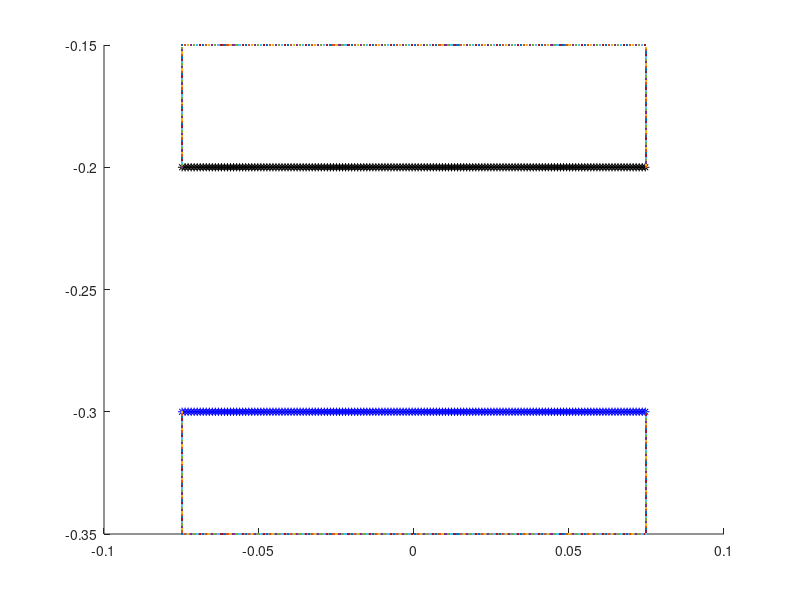

Reproduce this figure in MATLAB. (Note: this script raises an error after producing the figure.)
%% V5.2

%% 3/29 TS notes: 

close all
clear all
close all


%% In update_target_point_positions, changed R2 to 0.177 (From graph).
% Same in update_target_point_positions_peri


%% 
L = 1;                              % length of computational domain (m)
N = 512;                            % number of Cartesian grid meshwidths at the finest level of the AMR grid
dx = L/N;                           % Cartesian mesh width (m)
ds = L/(2*N);                       % space between boundary points in straight tube

%%%%%%%%%%%%%%%%%%%%%%%%%%%%%%%%%%%%%%%%%%%%%%%%%%%
%%%%%%%%%%%%%%%%%%%%%%%%%%%%%%%%%%%%%%%%%%%%%%%%%%%
%Parameters for the racetrack

Let = 1.34*0.1;                          % Length of elastic tube (m) scaled wrt to diameter of heart
% V5 TS. Nick's Heart_Tube.m code uses a fraction of the length of the tube to determine
% the number of rigid points on each end of elastic section. Made changes
% to use the same number he's using (can output these numbers from his code). 
Nend = 8
% Nend = 10;                           % Number of rigid points on each end of elastic section
Lt = Let+2*Nend*ds;                 % Length of main tube straight section with Nend rigid points on each end



% main tube
diameter = 0.1;                     % diameter of the main tube (scaling factor for everything else)
R2 = 0.1;                           % radius of inner wall
R1 = R2+diameter;                   % radius of outer wall

%Uppermost branch
diamTop = diameter*(0.0206/0.0442);		%diameter of the uppermost branch
LtTop = Lt+2*(diameter-diamTop); %length of the straight parts for the upper section
R1Top = R2 + diamTop;		%radius of outer wall for upper section

%bottom branch
diamBot = diameter*(0.0158/0.0442);
R2Bot = 1/2*(diamBot);


Ls = 2*R2+3*diamBot;			%length of the straight outer side walls


Nstraight = 2*ceil(Lt/ds)          % number of points along each shorter straight section (top+bottom)
NstraightBranch = 2*ceil(LtTop/ds);	% number of points along longer straight sections
NstraightSide = 2*ceil(Ls/ds);	%number of points along each straight (vertical)  outer side section
Ncurve = 2*ceil(pi*R1/ds);          % number of points along a circle of diameter R1. 
                                       %Will use fractions of this number
                                       %to draw points for curved sections
%%NcurveSmall = 2*ceil(pi*R2Bot/ds)    %number of points along a circle of diameter R2Bot (small)


Nrace = (1/2)*Nstraight+4*Ncurve + (3/2)*NstraightBranch + NstraightSide; %+NcurveSmall % number of points making up the racetrack part. More added later in code

%For Nrace: (1/2)*Nstraight = one straight section of length Lt,
%Nstraight/2 each
    % 4*Ncurve = 6 semi circles and 4 quarter circles = 4 circles, Ncurve
    % each
    %(3/2)*NstraightBranch = 3 straight sections of length Ls,
    %NstraightBranch/2 each.
    % NstraightSide = 2 straight (vertical) sections, NstraightSide/2 each.
    %Ncurve small = points for 1 cirle of radius R2Bot
    

dthetaHalf = pi/(Ncurve/2);             % angle increment for drawing curved edges (for a semi circle)
dthetaQuart = (pi/2)/(Ncurve/4);             % angle increment for drawing curved edges (for a quarter of a circle)


mesh_name = 'heart_';               % structure name


centery = -0.1;                        % y-position of center of curved sections in the lower area
centeryMid = centery+R2+(3)*R2Bot; %y-position of the center of the curved sections in the middle area
centeryTop = centeryMid+3*R2Bot +R2;	%y-position of center of curved sections in the upper area
centerx1 = -0.5*Lt;                 % x-position of center of left curved section of main tube
centerx2 = 0.5*Lt;                  % x-position of center of right curved section of main tube
centerx1Top = -0.5*LtTop;   %shifting of upper branch center of left cuved section
centerx2Top = 0.5*LtTop ; %shifting of uppder branch center of right curved section

%Note: more parameters for middle section added later in the code. Includes
%adding more points to Nrace

%%%%%%%%%%%%%%%%%%%%%%%%%%%%%%%%%%%%%%%%%%%%%%%%%%%%%%%%%%
%%%%%%%%%%%%%%%%%%%%%%%%%%%%%%%%%%%%%%%%%%%%%%%%%%%%%%%%%
% Parameters for the pericardium
Dp = 2*diameter;                    %diameter of the pericardium
Nperi = 2*ceil((Dp-diameter)/ds);  % number of boundary points along the sides of the pericardium
Nperitot = Nperi + Nstraight;       % total number of pericardium points

%%%%%%%%%%%%%%%%%%%%%%%%%%%%%%%%%%%%%%%%%%%%%%%%%%%%%%%%%%
%%%%%%%%%%%%%%%%%%%%%%%%%%%%%%%%%%%%%%%%%%%%%%%%%%%%%%%%%
% Parameters for the actuator
La = 0.04;                          % length of the actuator section
NLa = ceil(La/ds);                  % number of points along each actuator
Ca = 0.25*Lt;                       % center of the actuator section
NCa = ceil(ceil(Nstraight/2)*Ca/Lt); % index of the center point
Na1 = NCa - ceil(NLa/2);            % index of the starting point with respect to the elastic section
Na2 = Na1+NLa-1;                    % index of the ending point with respect to the elastic section

%%%%%%%%%%%%%%%%%%%%%%%%%%%%%%%%%%%%%%%%%%%
%%%%%%%%%%%%%%%%%%%%%%%%%%%%%%%%%%%%%%%%%%%

% Parameters for peristalsis
Lnperi = 0.005;                          % length of the end of the flexible tube without peristalsis (modified from 0.05)
Lperi = Lt-2*Lnperi;                      % length of the peristalsis section of tube
Nperist = ceil(Lperi/ds);                 % number of peristaltic points on top or bottom of tube
NCent = ceil(Nstraight/4);                 %index of center of elastic tube
Nperi1 = NCent-ceil(0.5*Nperist);           % index of the starting point with respect to the elastic section
Nperi2 = Nperi1+Nperist-1;                  %index of the ending point with respect to the elastic section

%%%%%%%%%%%%%%%%%%%%%%%%%%%%%%%%%%%%%%%%%%%%%%%%%%%%%%%%%%
%%%%%%%%%%%%%%%%%%%%%%%%%%%%%%%%%%%%%%%%%%%%%%%%%%%%%%%%%
% Parameters for the prescribed peristalsis
Lap = Let*0.75;                          % length of the actuator section
NLap = ceil(Lap/ds);                  % number of points along each actuator
Cap = 0.5*Lt;                       % center of the actuator section
NCap = ceil(ceil(Nstraight/2)*Cap/Lt); % index of the center point
Na1p = NCap - ceil(NLap/2);            % index of the starting point with respect to the elastic section
Na2p = Na1p+NLap-1;                    % index of the ending point with respect to the elastic section

%%%%%%%%%%%%%%%%%%%%%%%%%%%%%%%%%%%%%%%%%%%
%%%%%%%%%%%%%%%%%%%%%%%%%%%%%%%%%%%%%%%%%%%
% parameters for markers
Nmarkersx = 11;                     %number of columns of markers
Nmarkersy = 11;                     %number of markers in each column
Nmarkers=Nmarkersx*Nmarkersy       %total number of markers
dmx = Let/(Nmarkersx-1);            %space between markers in x-direction
dmy = diameter/(Nmarkersy-1);       %space between markers in y-direction

%%%%%%%%%%%%%%%%%%%%%%%%%%%%%%%%%%%%%%%%%%%
%%%%%%%%%%%%%%%%%%%%%%%%%%%%%%%%%%%%%%%%%%%
%% material parameters
kappa_spring = 1.0e-1;               % spring constant (Newton)
kappa_beam = 1.0e-1;                 % beam stiffness constant (Newton m^2)
kappa_target = 2.0e0*15;        % target point penalty spring constant (Newton)
Fmag = kappa_spring;                % this is my best guess at a reasonable applied force
phase = 0;                      %initial phase of the oscillating force, where F=Fmag*phase and phase = (1+sin(2*pi*f*t-pi/2));
%%
%%%%%%%%%%%%%%%%%%%%%%%%%%%%%%%%%%%%%%%%%%%%%%%%%%%%%%%%%%%%%%%%%%%%%%%%%%%%%%%%
%%%%%%%%%%%%%%%%%%%%%%%%%%%%%%
% Make the elastic section of the tube
% Write out the vertex information

vertex_fid = fopen([mesh_name 'tube_' num2str(N) '.vertex'], 'w');
fprintf(vertex_fid, '%d\n', Nstraight);

figure
hold on
n = 0;
p = 0;

%bot part
for i=1:ceil(Nstraight/2),
    ybot = centery-R1;
    xbot = -Lt/2+(i-1)*ds;
    fprintf(vertex_fid, '%1.16e %1.16e\n', xbot, ybot);
    plot(xbot,ybot,'b*')
     n = n+1; 
end

%bottom part
for i=ceil(Nstraight/2)+1:Nstraight,
    ytop = centery-R2;
    xtop = -Lt/2+(i-ceil(Nstraight/2)-1)*ds;
    fprintf(vertex_fid, '%1.16e %1.16e\n', xtop, ytop);
    plot(xtop,ytop,'k*')
     p = p+1;
end
p
n


fclose(vertex_fid);

%%%%%%%%%%%%%%%%%%%%%%%%%%%%%%%%%%%%%%%%%%%%%%%%%%%%%%%%%%%%%%%%%%%%%%%%%%%%%%%%
%%%%%%%%%%%%%%%%%%%%%%%%%%%%%%
% Make markers as vertices with no material properties

vertex_fid = fopen(['markers_' num2str(N) '.vertex'], 'w');
fprintf(vertex_fid, '%d\n', Nmarkers);

%top part
for i=0:Nmarkersx-1,
    for j=0:Nmarkersy-1,
        y = centery-R2-j*dmy;
        x = -Let/2+i*dmx;
    fprintf(vertex_fid, '%1.16e %1.16e\n', x, y);
    %plot(x,y)
    end
end
%fclose(vertex_fid)

%%%%%%%%%%%%%%%%%%%%%%%%%%%%%%%%%%%%%%%%%%%%%%%%%%%%%%%%%%%%%%%%%%%%%%%%%%%%%%%%
%%%%%%%%%%%%%%%%%%%%%%%%%%%%%%
% actuator part
% Write out the vertex information

%top part
% vertex_fid = fopen(['actuator_top_' num2str(N) '.vertex'], 'w');
% fprintf(vertex_fid, '%d\n', NLa);
% 
% for i=Na1:Na2,
%     ytop = centery-R2;
%     xtop = -Lt/2+i*ds;
%     fprintf(vertex_fid, '%1.16e %1.16e\n', xtop, ytop);
%     plot(xtop,ytop);
% end
% fclose(vertex_fid);
% 
% %bottom part
% vertex_fid = fopen(['actuator_bot_' num2str(N) '.vertex'], 'w');
% fprintf(vertex_fid, '%d\n', NLa);
% 
% for i=Na1:Na2,
%     ybot = centery-R1;
%     xbot = -Lt/2+i*ds;
%     fprintf(vertex_fid, '%1.16e %1.16e\n', xbot, ybot);
%      plot(xbot,ybot);
% end
% fclose(vertex_fid);

%%%%%%%%%%%%%%%%%%%%%%%%%%%%%%%%%%%%%%%%%%%%%%%%%%%%%%%%%%%%%%%%%%%%%%%%%%%%%%%
%%%%%%%%%%%%%%%%%%%%%%%%%%%%%
% valveless pumping applied force
% Use either the target point actuator or the applied force, but not both.
% Write out the vertex information

% vertex_fid = fopen(['vp_aforce_' num2str(N) '.vertex'], 'w');
% fprintf(vertex_fid, '%d\n', 2*NLa);
% 
% %top points
% for i=Na1:Na2,
%     ytop = centery-R2;
%     xtop = -Lt/2+i*ds;
%     fprintf(vertex_fid, '%1.16e %1.16e\n', xtop, ytop);
%      plot(xtop,ytop);
% end
% 
% %bottom points
% for i=Na1:Na2,
%     ybot = centery-R1;
%     xbot = -Lt/2+i*ds;
%     fprintf(vertex_fid, '%1.16e %1.16e\n', xbot, ybot);
%      plot(xbot,ybot);
% end
% fclose(vertex_fid);

%%%%%%%%%%%%%%%%%%%%%%%%%%%%%%%%%%%%%%%%%%%%%%%%%%%%%%%%%%%%%%%%%%%%%%%%%%%%%%%%
%%%%%%%%%%%%%%%%%%%%%%%%%%%%%%
% peristalsis applied force
% Use either the target point actuator or the applied force, but not both.
% Write out the vertex information

% vertex_fid = fopen(['peri_aforce_' num2str(N) '.vertex'], 'w');
% fprintf(vertex_fid, '%d\n', 2*Nperist);
% 
% %top points
% for i=Nperi1:Nperi2,
%     ytop = centery-R2;
%     xtop = -Lt/2+i*ds;
%     fprintf(vertex_fid, '%1.16e %1.16e\n', xtop, ytop);
%      plot(xtop,ytop);
% end
% 
% %bottom points
% for i=Nperi1:Nperi2,
%     ybot = centery-R1;
%     xbot = -Lt/2+i*ds;
%     fprintf(vertex_fid, '%1.16e %1.16e\n', xbot, ybot);
%      plot(xbot,ybot);
% end
% fclose(vertex_fid);

%%%%%%%%%%%%%%%%%%
% prescribed peristalsis (motion) part
% Write out the vertex information
% 
% %top part
% vertex_fid = fopen(['pperi_top_' num2str(N) '.vertex'], 'w');
% fprintf(vertex_fid, '%d\n', NLap);
% 
% for i=Na1p:Na2p,
%     ytop = centery-R2;
%     xtop = -Lt/2+i*ds;
%     fprintf(vertex_fid, '%1.16e %1.16e\n', xtop, ytop);
%     plot(xtop,ytop,'r*')
% end
% fclose(vertex_fid);
% 
% %bottom part
% vertex_fid = fopen(['pperi_bot_' num2str(N) '.vertex'], 'w');
% fprintf(vertex_fid, '%d\n', NLap);
% 
% for i=Na1p:Na2p,
%     ybot = centery-R1;
%     xbot = -Lt/2+i*ds;
%     fprintf(vertex_fid, '%1.16e %1.16e\n', xbot, ybot);
%     plot(xbot,ybot,'r*')
% end
% fclose(vertex_fid);

%%%%%%%%%%%%%%%%%%%%%%%%%%%%%%%%%%%%%%%%%%%%%%%%%%%%%%%%%%%%%%%%%%%%%%%%%%%%%%%%
%%%%%%%%%%%%%%%%%%%%%%%%%%%%%%
% race track part
% %%%calculations necessary before writing out vertex info:
%outer quarter circle
for i=ceil(Ncurve/2)+1:ceil(3*Ncurve/4),
    theta=(i-Ncurve/2-1)*dthetaQuart-(pi/2);
    yout = centery+R1*sin(theta);
    xout = Lt/2+R1*cos(theta);
end

%starting points for the right outer straight section
yrStart = yout+ds;
xrStart = xout+ds;

%outer quarter circle
for i = 1:ceil(Ncurve/4)
    theta = (-pi/2)-(i)*dthetaQuart;
    yout = centery+R1*sin(theta);
    xout = centerx1+R1*cos(theta);
end
%starting points for the left outer stright section
ylStart = yout+ds;
xlStart = xout+ds;

%additional parameters for middle branches:
centerx2Mid = xrStart-diameter;
centerx1Mid = xlStart+diameter;
Lm = abs (centerx2Mid-centerx1Mid);%length of middle branches (to ensure width of one diameter on either side, vertically)
NstraightMid = 2*ceil(Lm/ds);

Nrace = Nrace+NstraightMid;


% Write out the vertex information

vertex_fid = fopen([mesh_name 'race_' num2str(N) '.vertex'], 'w');
fprintf(vertex_fid, '%d\n', Nrace);

%%%right curved part of lower racetrack section

%inner semicircle
for i=1:ceil(Ncurve/2)
    theta = (i-1)*dthetaHalf- pi/2;
    yin = centery+R2*sin(theta);
    xin = Lt/2+R2*cos(theta);
    fprintf(vertex_fid, '%1.16e %1.16e\n', xin, yin);
    % plot(xin,yin)
end

%outer quarter circle
for i=ceil(Ncurve/2)+1:ceil(3*Ncurve/4),
    theta=(i-Ncurve/2-1)*dthetaQuart-(pi/2);
    yout = centery+R1*sin(theta);
    xout = Lt/2+R1*cos(theta);
    fprintf(vertex_fid, '%1.16e %1.16e\n', xout, yout);
    %plot(xout, yout)
end

%starting points for the right outer straight section
yrStart = yout+ds;
xrStart = xout+ds;

%right outer straight section
for i = 1:ceil(NstraightSide/2)
    xRside = xrStart;
    yRside = yrStart +i*ds;
    fprintf(vertex_fid, '%1.16e %1.16e\n', xRside, yRside);
    %plot(xRside,yRside)
end



%straight section for the upper part of the lower section (bottom wall of
%bottom branch)
for i = Ncurve+1:Ncurve+ceil(Nstraight/2),
    yin = centery+R2;
    xin = centerx2-(i-Ncurve-1)*ds;
    fprintf(vertex_fid, '%1.16e %1.16e\n', xin, yin);
   % plot(xin,yin)

end


%%%left curved part of racetrack
%inner semicircle
for i = 1:ceil(Ncurve/2),
    theta = pi/2+i*dthetaHalf;
    yin = centery+R2*sin(theta);
    xin = centerx1+R2*cos(theta);
    fprintf(vertex_fid, '%1.16e %1.16e\n', xin, yin);
    %plot(xin, yin)
end

%outer quarter circle
for i = 1:ceil(Ncurve/4)
    theta = (-pi/2)-(i)*dthetaQuart;
    yout = centery+R1*sin(theta);
    xout = centerx1+R1*cos(theta);
    fprintf(vertex_fid, '%1.16e %1.16e\n', xout, yout);
   % plot(xout, yout)
end

ylStart = yout+ds;
xlStart = xout+ds;

%left outer straight section
for i = 1:ceil(NstraightSide/2)
     xLside = xlStart;
     yLside = ylStart + (i)*ds;
    fprintf(vertex_fid, '%1.16e %1.16e\n', xLside, yLside);
   % plot(xLside,yLside)
end

%%Middle Branches


%%top wall of lower skinny branch
for i = 1:ceil(NstraightMid/2)
    yin = centeryMid-R2Bot;
    xin = centerx2Mid-(i)*ds;
    fprintf(vertex_fid, '%1.16e %1.16e\n', xin, yin);
   % plot(xin,yin)
end

%%bottom wall of upper skinny branch
for i = 1:ceil(NstraightMid/2)
    yin = centeryMid+R2Bot;
    xin = centerx2Mid-(i)*ds;
    fprintf(vertex_fid, '%1.16e %1.16e\n', xin, yin);
   % plot(xin,yin)
end

%%Left inner semi circle

for i = 1:ceil(Ncurve/2),
    theta = pi/2+i*dthetaHalf;
    yin = centeryMid+R2Bot*sin(theta);
    xin = centerx1Mid+R2Bot*cos(theta);
    fprintf(vertex_fid, '%1.16e %1.16e\n', xin, yin);
   % plot(xin, yin)
end
%% right inner semi circle
for i=1:ceil(Ncurve/2)
    theta = (i-1)*dthetaHalf- pi/2;
    yin = centeryMid+R2Bot*sin(theta);
    xin = centerx2Mid+R2Bot*cos(theta);
    fprintf(vertex_fid, '%1.16e %1.16e\n', xin, yin);
   % plot(xin,yin)
end


%%%%%%%%%% upper branches

%right curved part of racetrack
for i=1:ceil(Ncurve/2)
    theta = (i-1)*dthetaHalf- (pi/2);
    yin = centeryTop+R2*sin(theta);
    xin = centerx2Top+R2*cos(theta);
    fprintf(vertex_fid, '%1.16e %1.16e\n', xin, yin);
   % plot(xin,yin)
end


for i=1:ceil(Ncurve/4),
    theta=0+i*dthetaQuart;
    yout = centeryTop+R1Top*sin(theta);
    xout = centerx2Top+R1Top*cos(theta);
    fprintf(vertex_fid, '%1.16e %1.16e\n', xout, yout);
   % plot(xout, yout)
end



%straight (horizontal) sections on the upper chamber 
for i = Ncurve+ceil(NstraightBranch/2)+1:Ncurve+NstraightBranch,
    yout = centeryTop-R2;
    xout = centerx2Top-(i-Ncurve-ceil(NstraightBranch/2)-1)*ds;
    fprintf(vertex_fid, '%1.16e %1.16e\n', xout, yout);
   % plot(xout, yout)
    
end
%make the walls of the upper
%branch
for i = Ncurve+1:Ncurve+ceil(NstraightBranch/2),
    yin = centeryTop+R2;
    xin = centerx2Top-(i-Ncurve-1)*ds;
    fprintf(vertex_fid, '%1.16e %1.16e\n', xin, yin);
   % plot(xin,yin)
    
end

for i = Ncurve+ceil(NstraightBranch/2)+1:Ncurve+NstraightBranch,
    yout = centeryTop+R1Top;
    xout = centerx2Top-(i-Ncurve-ceil(NstraightBranch/2)-1)*ds;
    fprintf(vertex_fid, '%1.16e %1.16e\n', xout, yout);
   % plot(xout, yout)
end



%%%left curved part of upper racetrack

%inner semicircle
for i = Ncurve+NstraightBranch+1:Ncurve+NstraightBranch+ceil(Ncurve/2),
    theta = pi/2+(i-Ncurve-NstraightBranch-1)*dthetaHalf;
    yin = centeryTop+R2*sin(theta);
    xin = centerx1Top+R2*cos(theta);
    fprintf(vertex_fid, '%1.16e %1.16e\n', xin, yin);
   % plot(xin,yin)
end

%outer quartercircle
for i = 1:Ncurve/4
    theta = -pi-(i)*dthetaQuart;
    yout = centeryTop+R1Top*sin(theta);
    xout = centerx1Top+R1Top*cos(theta);
    fprintf(vertex_fid, '%1.16e %1.16e\n', xout, yout);
   % plot(xout, yout)
end




fclose(vertex_fid);

%%%%%%%%%%%%%%%%%%%%%%%%%%%%%%%%%%%%%%%%%%%%%%%%%%%%%%%%%%%%%%%%%%%%%%%%%%%%%%%%
%%%%%%%%%%%%%%%%%%%%%%%%%%%%%%%%%%%%%%%%%%%%%%%%%%%%%%%%%%%%%%%%%%%%%%%%
% Pericardium
% Write out the vertex information

vertex_fid = fopen([mesh_name 'peri_' num2str(N) '.vertex'], 'w');
fprintf(vertex_fid, '%d\n', Nperitot);

% make the top and bottom of the pericardium
for i=1:ceil(Nstraight/2),
    ytop = centery-(R2-(Dp-diameter)/2);
    xtop = -Lt/2+(i-1)*ds;
    fprintf(vertex_fid, '%1.16e %1.16e\n', xtop, ytop);
    plot(xtop,ytop)
end

for i=ceil(Nstraight/2)+1:Nstraight,
    ybot = centery-R1-(Dp-diameter)/2;
    xbot = -Lt/2+(i-ceil(Nstraight/2)-1)*ds;
    fprintf(vertex_fid, '%1.16e %1.16e\n', xbot, ybot);
    plot(xbot,ybot)
end

% make the four side pieces
for i=Nstraight+1:Nstraight+ceil(Nperi/4),
    y = centery-(R1+(Dp-diameter)/2)+(i-Nstraight-1)*ds;
    x = -Lt/2;
    fprintf(vertex_fid, '%1.16e %1.16e\n', x, y);
    plot(x,y)
end

for i=Nstraight+ceil(Nperi/4)+1:Nstraight+ceil(Nperi/2),
    y = centery-R2+(i-Nstraight-ceil(Nperi/4)-1)*ds;
    x = -Lt/2;
    fprintf(vertex_fid, '%1.16e %1.16e\n', x, y);
    plot(x,y)
end

for i=Nstraight+ceil(Nperi/2)+1:Nstraight+ceil(3*Nperi/4),
    y = centery-(R1+(Dp-diameter)/2)+(i-Nstraight-ceil(Nperi/2)-1)*ds;
    x = Lt/2;
    fprintf(vertex_fid, '%1.16e %1.16e\n', x, y);
    plot(x,y)
end

for i=Nstraight+ceil(3*Nperi/4)+1:Nperitot,
    y = centery-R2+(i-Nstraight-ceil(3*Nperi/4)-1)*ds;
    x = Lt/2;
    fprintf(vertex_fid, '%1.16e %1.16e\n', x, y);
    plot(x,y)
end
fclose(vertex_fid);

%%%%%%%%%%%%%%%%%%%%%%%%%%%%%%%%%%%%%%%%%%%%%%%%%%%%%%%%%%%%%%%%%%%%%%%%%%%%%%%%
%%%%%%%%%%%%%%%%%%%%%%%%%%%%%%%%%%%%%%%%%%%%%%%%%%%%%%%%%%%%%%%%%%%%%%%%%%%%%%%%
% Write out the spring information for the elastic section

spring_fid = fopen([mesh_name 'tube_' num2str(N) '.spring'], 'w');
fprintf(spring_fid, '%d\n', Nstraight-2);

%elastic part of tube
for i = 0:ceil(Nstraight/2)-2,
    fprintf(spring_fid, '%d %d %1.16e %1.16e\n', i, i+1, kappa_spring*ds/(ds^2), ds);
end

for i = ceil(Nstraight/2):Nstraight-2,
    fprintf(spring_fid, '%d %d %1.16e %1.16e\n', i, i+1, kappa_spring*ds/(ds^2), ds);
end

fclose(spring_fid);
%
% %%%%%%%%%%%%%%%%%%%%%%%%%%%%%%%%%%%%%%%%%%%%%%%%%%%%%%%%%%%%%%%%%%%%%%%%%%%%%%%%
% %%%%%%%%%%%%%%%%%%%%%%%%%%%%%%%%%%%%%%%%%%%%%%%%%%%%%%%%%%%%%%%%%%%%%%%%%%%%%%%%

% Write out the spring information for the valveless pumping applied force

% spring_fid = fopen(['vp_aforce_' num2str(N) '.spring'], 'w');
% fprintf(spring_fid, '%d\n', NLa);
% 
% %elastic part of tube
% for i = 0:(NLa-1),
%     fprintf(spring_fid, '%d %d %1.16e %1.16e %d\n', i, i+NLa, Fmag, phase, 1);
% end
% 
% fclose(spring_fid);
%
% %%%%%%%%%%%%%%%%%%%%%%%%%%%%%%%%%%%%%%%%%%%%%%%%%%%%%%%%%%%%%%%%%%%%%%%%%%%%%%%%
% %%%%%%%%%%%%%%%%%%%%%%%%%%%%%%%%%%%%%%%%%%%%%%%%%%%%%%%%%%%%%%%%%%%%%%%%%%%%%%%%
% Write out the spring information for the peristalsis applied force
% 
% spring_fid = fopen(['peri_aforce_' num2str(N) '.spring'], 'w');
% fprintf(spring_fid, '%d\n', Nperist);
% 
% %elastic part of tube
% for i = 0:(Nperist-1),
%     fprintf(spring_fid, '%d %d %1.16e %1.16e %d\n', i, i+Nperist, Fmag, phase, 2);
% end
% 
% fclose(spring_fid);
%
% %%%%%%%%%%%%%%%%%%%%%%%%%%%%%%%%%%%%%%%%%%%%%%%%%%%%%%%%%%%%%%%%%%%%%%%%%%%%%%%%
% %%%%%%%%%%%%%%%%%%%%%%%%%%%%%%%%%%%%%%%%%%%%%%%%%%%%%%%%%%%%%%%%%%%%%%%%%%%%%%%%
%% Write out the beam information for the elastic section

beam_fid = fopen([mesh_name 'tube_' num2str(N) '.beam'], 'w');
fprintf(beam_fid, '%d\n', Nstraight-4);

%elastic part of tube
for i = 0:ceil(Nstraight/2)-3,
    fprintf(beam_fid, '%d %d %d %1.16e\n', i, i+1, i+2, kappa_beam*ds/(ds^4));
end

for i = ceil(Nstraight/2):Nstraight-3,
    fprintf(beam_fid, '%d %d %d %1.16e\n', i, i+1, i+2, kappa_beam*ds/(ds^4));
end
fclose(beam_fid);
%%
%%%%%%%%%%%%%%%%%%%%%%%%%%%%%%%%%%%%%%%%%%%%%%%%%%%%%%%%%%%%%%%%%%%%%%%%%%%%%%%%
%%%%%%%%%%%%%%%%%%%%%%%%%%%%%%%%%%%%%%%%%%%%%%%%%%%%%%%%%%%%%%%%%%%%%%%%%%%%%%%%

% Write out the target point information for the ends of the elastic tube
target_fid = fopen([mesh_name 'tube_' num2str(N) '.target'], 'w');

fprintf(target_fid, '%d\n', Nstraight-4*Nend); 


Nstraight
for i = Nend:(Nstraight/2-Nend)-1,   
    fprintf(target_fid, '%d %1.16e\n', i, kappa_target*ds/(ds^2));
end

for i = (Nstraight/2+Nend):(Nstraight-Nend)-1,   
    fprintf(target_fid, '%d %1.16e\n', i, kappa_target*ds/(ds^2));
end


% 
% for i = 0:Nend-1,   %OLD
%     fprintf(target_fid, '%d %1.16e\n', i, kappa_target*ds/(ds^2));
% end
% 
% for i = ceil(Nstraight/2)-Nend:ceil(Nstraight/2)-1,  %OLD
%     fprintf(target_fid, '%d %1.16e\n', i, kappa_target*ds/(ds^2));
% end
% 
% for i = ceil(Nstraight/2):ceil(Nstraight/2)+Nend-1,   %OLD
%     fprintf(target_fid, '%d %1.16e\n', i, kappa_target*ds/(ds^2));
% end
% 
% for i = Nstraight-Nend:Nstraight-1,    %OLD
%     fprintf(target_fid, '%d %1.16e\n', i, kappa_target*ds/(ds^2));
% end

fclose(target_fid);

%%%%%%%%%%%%%%%%%%%%%%%%%%%%%%%%%%%%%%%%%%%%%%%%%%%%%%%%%%%%%%%%%%%%%%%%%%%%%%%%
% Write out the target point information for the actuator

%top actuator
% target_fid = fopen(['actuator_top_' num2str(N) '.target'], 'w');
% fprintf(target_fid, '%d\n', NLa);
% 
% for i = 0:NLa-1,
%     fprintf(target_fid, '%d %1.16e\n', i, kappa_target*ds/(ds^2));
% end
% 
% fclose(target_fid);
% 
% %bottom actuator
% target_fid = fopen(['actuator_bot_' num2str(N) '.target'], 'w');
% fprintf(target_fid, '%d\n', NLa);
% 
% for i = 0:NLa-1,
%     fprintf(target_fid, '%d %1.16e\n', i, kappa_target*ds/(ds^2));
% end
% 
% fclose(target_fid);

%%%%%%%%%%%%%%%%%%%%%%%%%%%%%%%%%%%%%%%%%%%%%%%%%%%%%%%%%%%%%%%%%%%%%%%%%%%%%%%%
% Write out the target point information for the actuator

%top prescribed peristalsis
% target_fid = fopen(['pperi_top_' num2str(N) '.target'], 'w');
% fprintf(target_fid, '%d\n', NLap);
% 
% for i = 0:NLap-1,
%     fprintf(target_fid, '%d %1.16e\n', i, kappa_target*ds/(ds^2));
% end
% 
% fclose(target_fid);
% 
% %bottom prescribed peristalsis
% target_fid = fopen(['pperi_bot_' num2str(N) '.target'], 'w');
% fprintf(target_fid, '%d\n', NLap);
% 
% for i = 0:NLap-1,
%     fprintf(target_fid, '%d %1.16e\n', i, kappa_target*ds/(ds^2));
% end
% 
% fclose(target_fid);

%%%%%%%%%%%%%%%%%%%%%%%%%%%%%%%%%%%%%%%%%%%%%%%%%%%%%%%%%%%%%%%%%%%%%%%%%%%%%%%%
% Write out the target point information for the racetrack
target_fid = fopen([mesh_name 'race_' num2str(N) '.target'], 'w');

fprintf(target_fid, '%d\n', Nrace);

for i = 0:Nrace-1,
    fprintf(target_fid, '%d %1.16e\n', i, kappa_target*ds/(ds^2));
end

fclose(target_fid);

%%%%%%%%%%%%%%%%%%%%%%%%%%%%%%%%%%%%%%%%%%%%%%%%%%%%%%%%%%%%%%%%%%%%%%%%%%%%%%%%
% Write out the target point information for the pericardium
target_fid = fopen([mesh_name 'peri_' num2str(N) '.target'], 'w');

fprintf(target_fid, '%d\n', Nperitot);

for i = 0:Nperitot-1,
    fprintf(target_fid, '%d %1.16e\n', i, kappa_target*ds/(ds^2));
end

fclose(target_fid);

%%%%%%%%%%%%%%%%%%%%%%%%%%%%%%%%%%%%%%%%%%%%%%%%%%%%%%%%%%%%%%%%%%%%%%%%%%%%%%%%

%% Integrating nick's code for pumping

 HeartTube(diameter, Lt, L, R1,R2, ds, centery, kappa_spring, kappa_beam, kappa_target)
